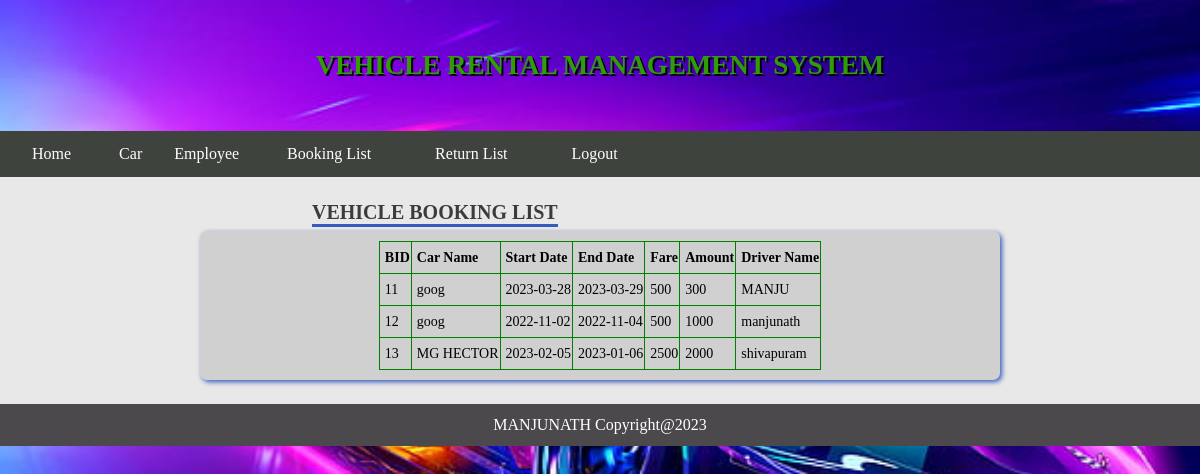
The page /admin_booking_list.php on the database its author committed.
### tables this page shows
CREATE TABLE `booking` (
  `cname` varchar(55) DEFAULT NULL,
  `car` varchar(55) DEFAULT NULL,
  `v1` varchar(55) DEFAULT NULL,
  `sdate` varchar(55) DEFAULT NULL,
  `edate` varchar(55) DEFAULT NULL,
  `fare` varchar(55) DEFAULT NULL,
  `dist` varchar(55) DEFAULT NULL,
  `d1` varchar(55) DEFAULT NULL,
  `amt` varchar(55) DEFAULT NULL,
  `dname` varchar(55) DEFAULT NULL,
  `rdate` varchar(30) DEFAULT NULL,
  `st` int(11) DEFAULT NULL,
  `bid` int(11) NOT NULL,
  `cid` varchar(44) NOT NULL
);

### admin_booking_list.php (the view, shortened to what this page needs)
<html>
<head>
    <link href="StyleSheet.css" rel="stylesheet" />
</head>
<body>
    <?php
    include_once('header1.php');
    ?>
    <div class="content">
        <div id="head1">VEHICLE BOOKING LIST</div>
        <div class="content1">
        <table border=1>
            <tr>
            <td><b>BID</b></td>
            <td><b>Car Name</b></td>
            <td><b>Start Date</b></td>
            <td><b>End Date</b></td>
            <td><b>Fare</b></td>
            <td><b>Amount</b></td>
            <td><b>Driver Name</b></td>
            </tr>
            <?php
            include_once('config.php');
           $sql = mysqli_query($mysqli, "SELECT * FROM booking where st=0");
            while ($rs = mysqli_fetch_array($sql)) {
            ?>
            <tr>
            <td><?php echo $rs['bid']; ?></td>
            <td><?php echo $rs['car']; ?></td>
            <td><?php echo $rs['sdate']; ?></td>
            <td><?php echo $rs['edate']; ?></td>
            <td><?php echo $rs['fare']; ?></td>
            <td><?php echo $rs['amt']; ?></td>
            <td><?php echo $rs['dname']; ?></td>
            </tr>
                     <?php
            }
            ?>
        </table>
        </div>
    </div>
</body>
</html>
<?php
    include_once('footer.php');
    ?>

### StyleSheet.css (style rules this page uses)
* { margin:0px; }
.content { width: 96%; min-height: 100px; max-height: auto; padding:2%; background-color:#e9e8e8 ; font-family:Cambria; color:black; }
.content1 { margin-top:30px; width: 780px; min-height: 100px; max-height: auto; padding:10px; background-color:#D1D0D0 ; box-shadow: 2px 2px 5px #375BBC; border-radius:7px; border-color:#375BBC; border-width:10px; margin-left: auto; margin-right: auto; font-size:14px; }
table { margin-left: auto; margin-right: auto; }
#head1 { color: #3C3A3A; font-family: Cambria; border-bottom: 3px solid #375BBC; font-size:20px; font-weight:bold; min-width:20px; float:left; margin-left:25%; }
td { text-align: left; }
.content tr { height: 32px; }

### admin_booking_list.php (style rules this page uses)
table { border-collapse: collapse; border: 1px solid green; }
table td { padding-left:5px; height:30px; font-size: 14px; }

### rows shown on the page
booking: bid "11", car "goog", sdate "2023-03-28", edate "2023-03-29", fare "500", amt "300", dname "MANJU"
booking: bid "12", car "goog", sdate "2022-11-02", edate "2022-11-04", fare "500", amt "1000", dname "manjunath"
booking: bid "13", car "MG HECTOR", sdate "2023-02-05", edate "2023-01-06", fare "2500", amt "2000", dname "shivapuram"
